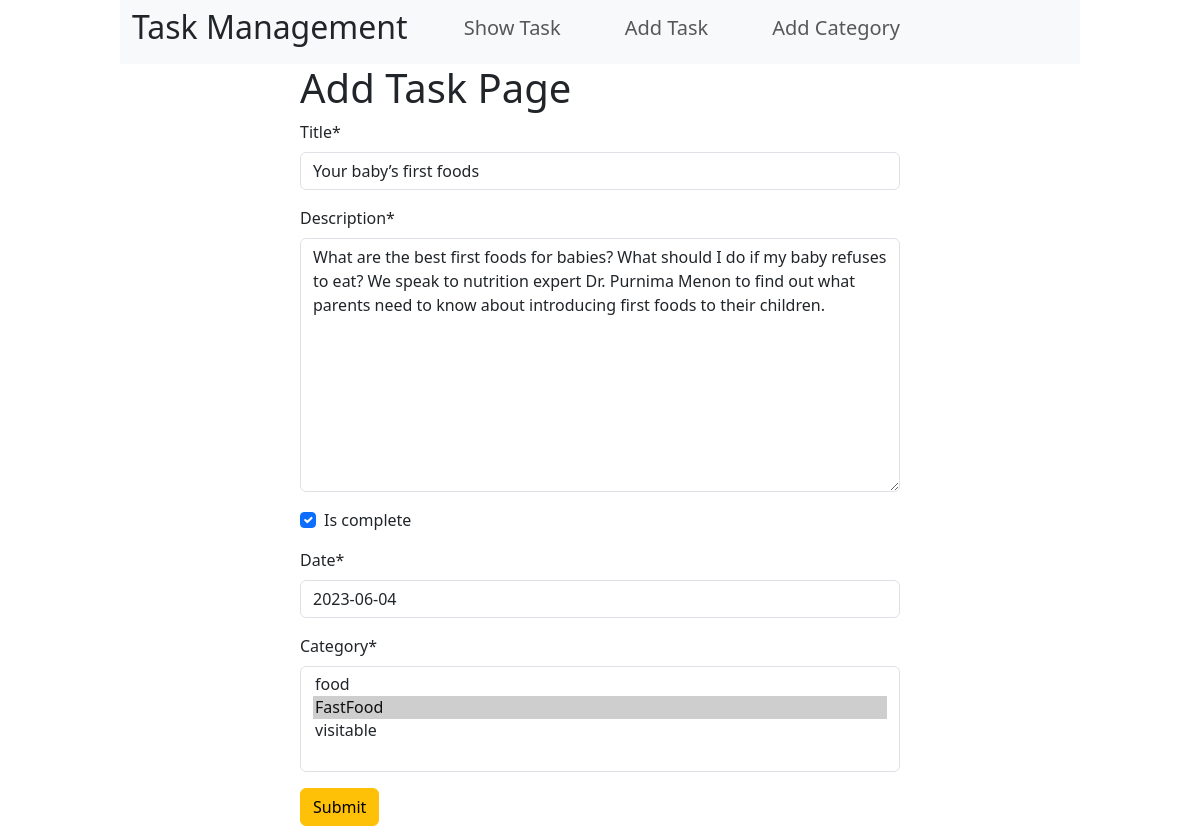
The app's page /task/edit/2 with its own data.
### TaskApp/models.py (models this page shows, shortened)
class TaskModel(models.Model):
    title = models.CharField(max_length=150)
    description = models.TextField(default='')
    is_complete = models.BooleanField(default=False)
    date = models.DateField(default=date.today)
    category = models.ManyToManyField(CategoryModel)

### TaskApp/views.py (the view)
# urls.py: path('edit/<int:id>', views.edit_tesk,name='edit_tesk'),
def edit_tesk(request,id):
    fm=models.TaskModel.objects.get(pk=id)
    form=forms.TaskForm(instance=fm)
    if request.method=="POST":
        form=forms.TaskForm(request.POST,instance=fm)
        if form.is_valid():
            form.save()
            return redirect("homepage")
    return render(request,'task.html',{'form':form})

### TaskApp/forms.py
class TaskForm(forms.ModelForm):
    class Meta:
        model=TaskModel
        fields='__all__'

### categoryApp/models.py (called while the page is built)
    def __str__(self):
        return self.category_name

### TaskApp/templates/task.html (shortened to what this page needs)
{% extends "base.html" %}
{% load crispy_forms_tags %}
{% block content %}
<form style="width:50% ; margin : auto" method="post">
    <h1>Add Task Page</h1>
   {{form | crispy}}
<button class="btn btn-warning">Submit</button>
</form>
{% endblock content %}

### records on screen
TaskModel: title "Your baby’s first foods", description "What are the best first foods for babies? What should I do if my baby refuses to eat? We speak to nutrition expert Dr. Purnima Menon to find out what parents need to know about introducing first foods to their children.", is_complete "☑", date "2023-06-04"
